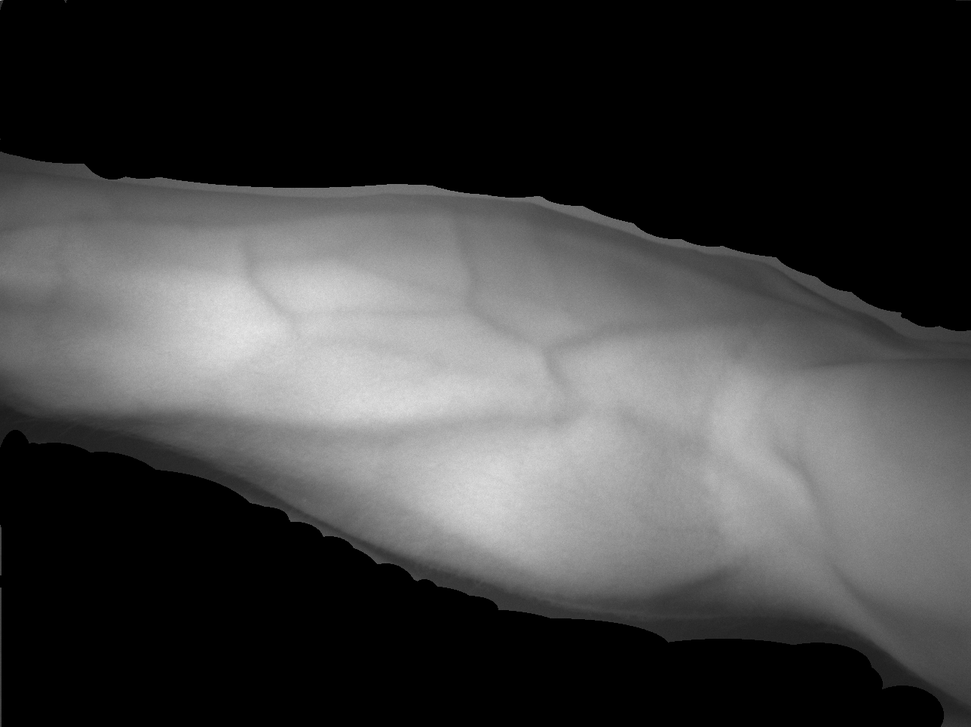
%> input picture Susana/MATLAB/jeppapaint.png, 971 x 727 px, shrunk from 1288 x 964 before the run
$ octave test.m   (GNU Octave 9; MATLAB toolbox functions it lacks are replaced by stand-ins)
%> lines starting %> are read from the running program, lines starting %| are printed output that depends on the picture
### Susana/MATLAB/padzeros.m
%set non-arm values to zero (by using appropriate treshhold (this need to
%be tweeked))
%We need to take the images with a black background. It seems to be working

function PZ = padzeros (matrix)

matrix(matrix < 80.0) = [NaN];

PZ = matrix;

end

### Susana/MATLAB/test.m
Im1 = imread('jeppapaint.png');
%> Im1 is the input picture: size 727x971x3 uint8; min 0, max 231, mean 64.7
Im = double(rgb2gray(Im1));
%smooth = imgaussfilt(Im,1);
aver = [1 2 1; 2 4 2; 1 2 1]/16;
Imaver = conv2(Im, aver);
sharpy = imsharpen(Imaver);
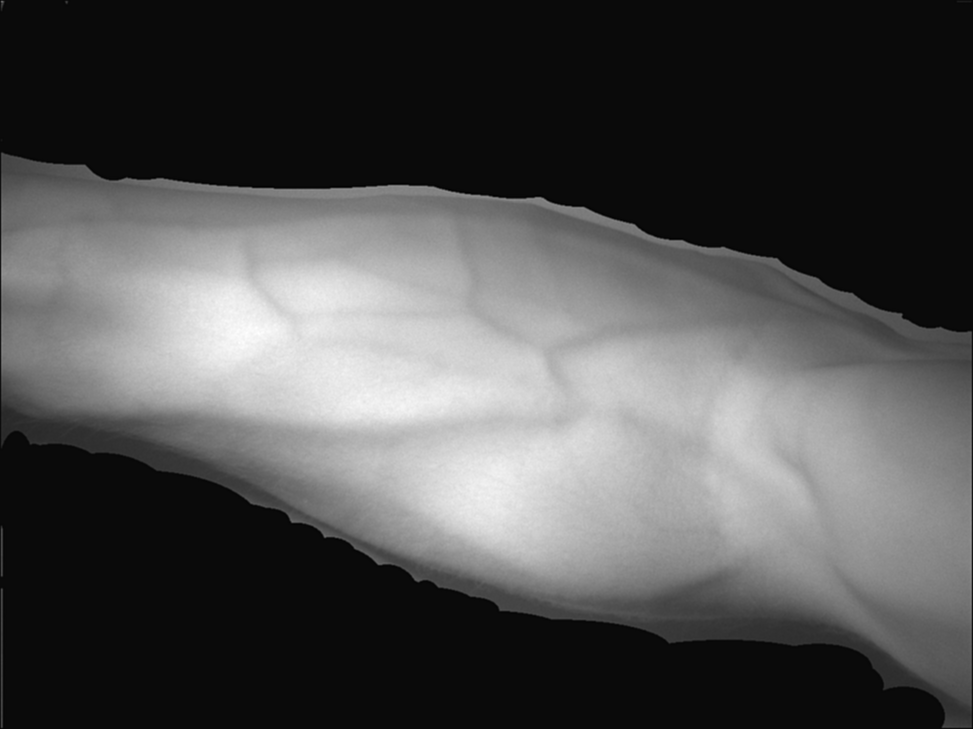
%> sharpy: size 729x973 double; min -9.42, max 228.4, mean 64.4; drawn with min black and max white
paddedmatrix = padzeros(sharpy);
%> in padzeros, `matrix(matrix < 80.0) = [NaN];`:
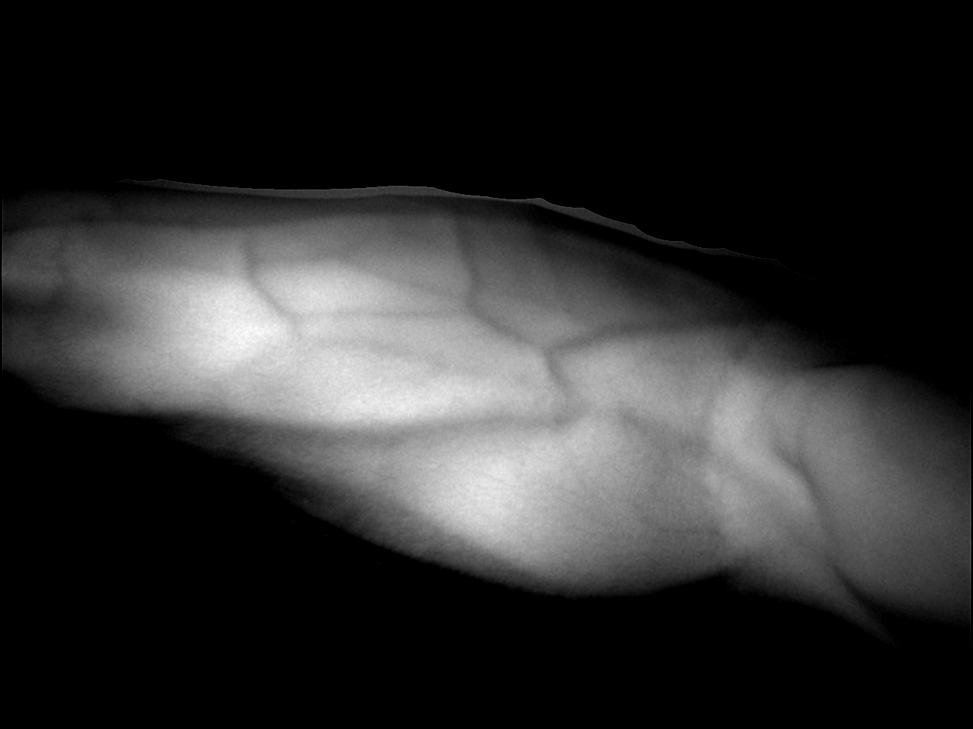
%> matrix: size 729x973 double; 58.49% of the values are NaN or infinite; the others: min 80, max 228.4, mean 144.1; drawn with min black, max white, NaN and infinite black
Image= uint8(paddedmatrix);
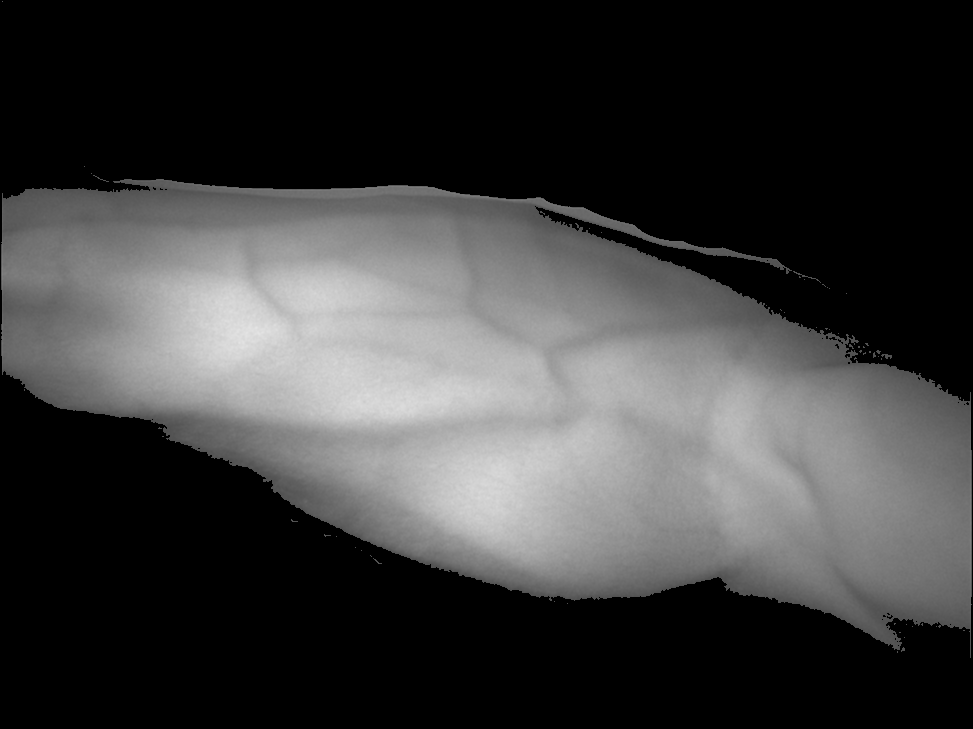
%> Image: size 729x973 uint8; min 0, max 228, mean 59.8
%picture = butterworth(Imaver);

figure(1)
imshow(Image)

figure(2)
mesh(paddedmatrix)
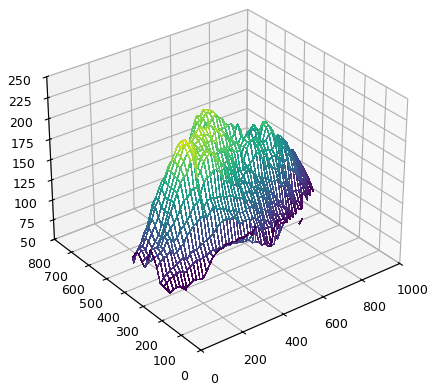
%> figure redrawn from the program's plot data

%> (the run ends here)

$ run again, with Susana/MATLAB/David.png copied over Susana/MATLAB/jeppapaint.png
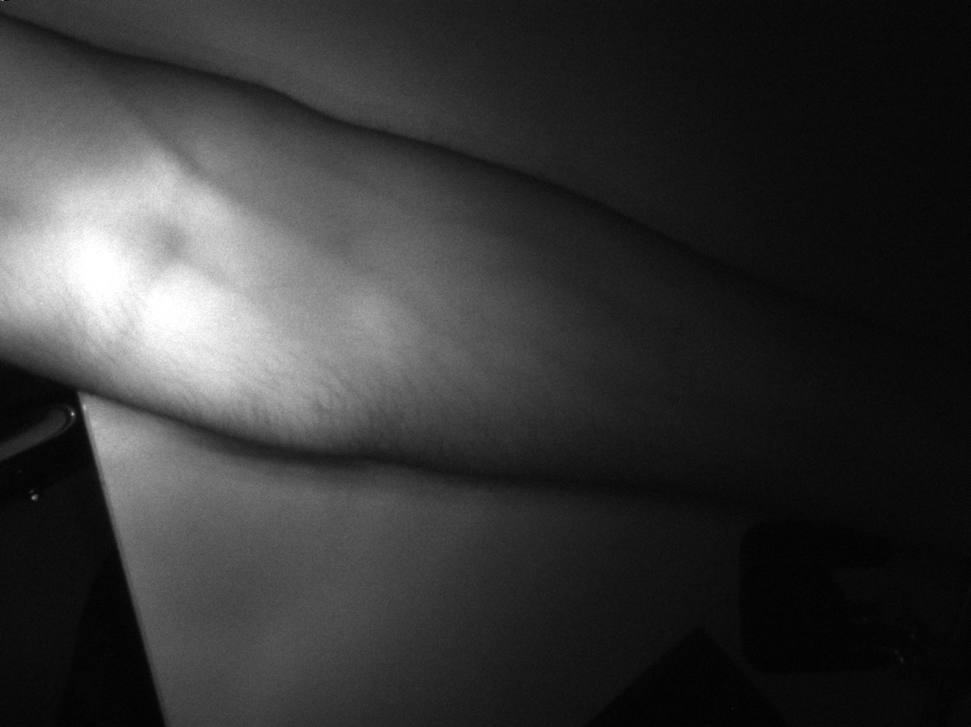
%> input picture Susana/MATLAB/David.png, 971 x 727 px, shrunk from 1288 x 964 before the run
%> Im1 is the input picture: size 727x971 uint8; min 0, max 255, mean 54.4
%> `Image= uint8(paddedmatrix);`:
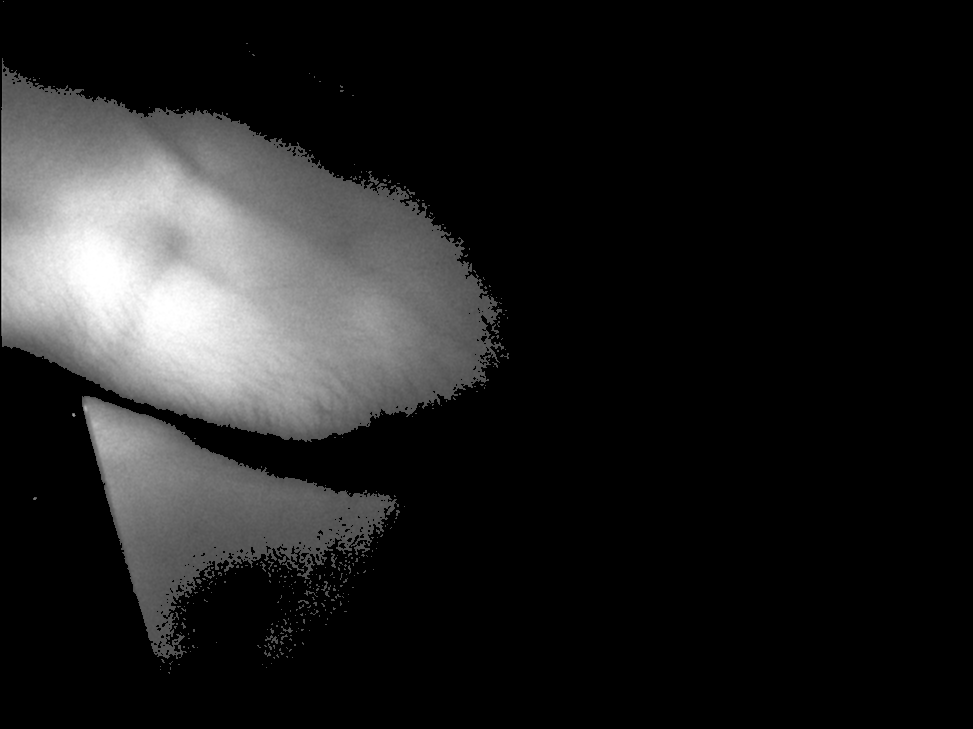
%> Image: size 729x973 uint8; min 0, max 255, mean 31.9
%> `mesh(paddedmatrix)`:
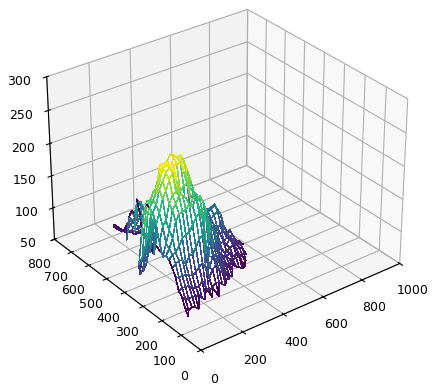
%> figure redrawn from the program's plot data

$ run again, with Susana/MATLAB/Johanna.png copied over Susana/MATLAB/jeppapaint.png
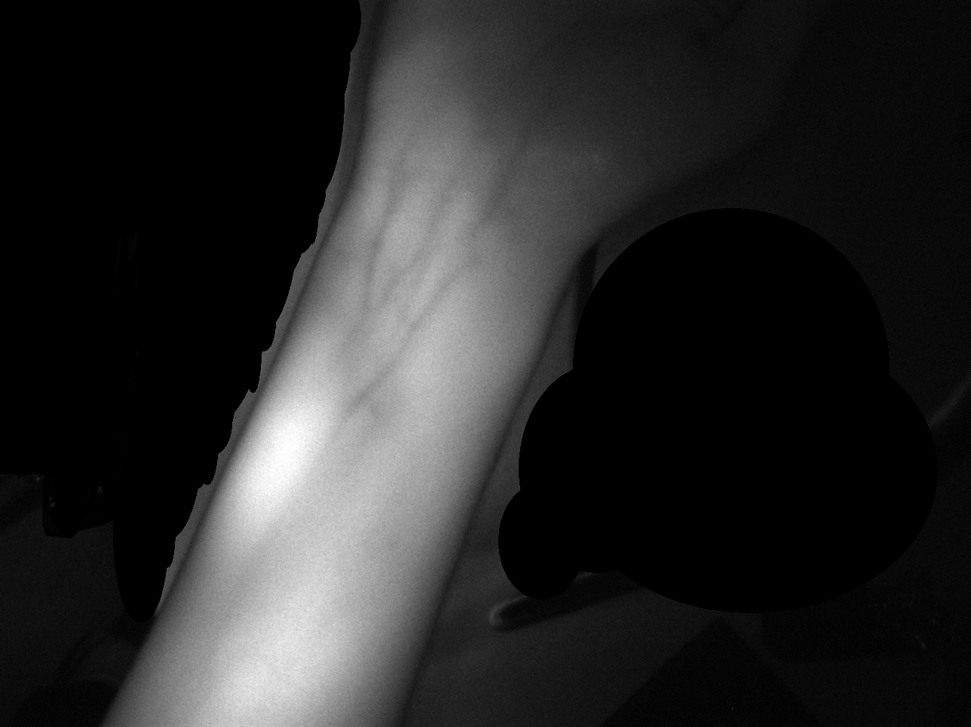
%> input picture Susana/MATLAB/Johanna.png, 971 x 727 px, shrunk from 1288 x 964 before the run
%> Im1 is the input picture: size 727x971x3 uint8; min 0, max 255, mean 40.6
%> in padzeros, `matrix(matrix < 80.0) = [NaN];`:
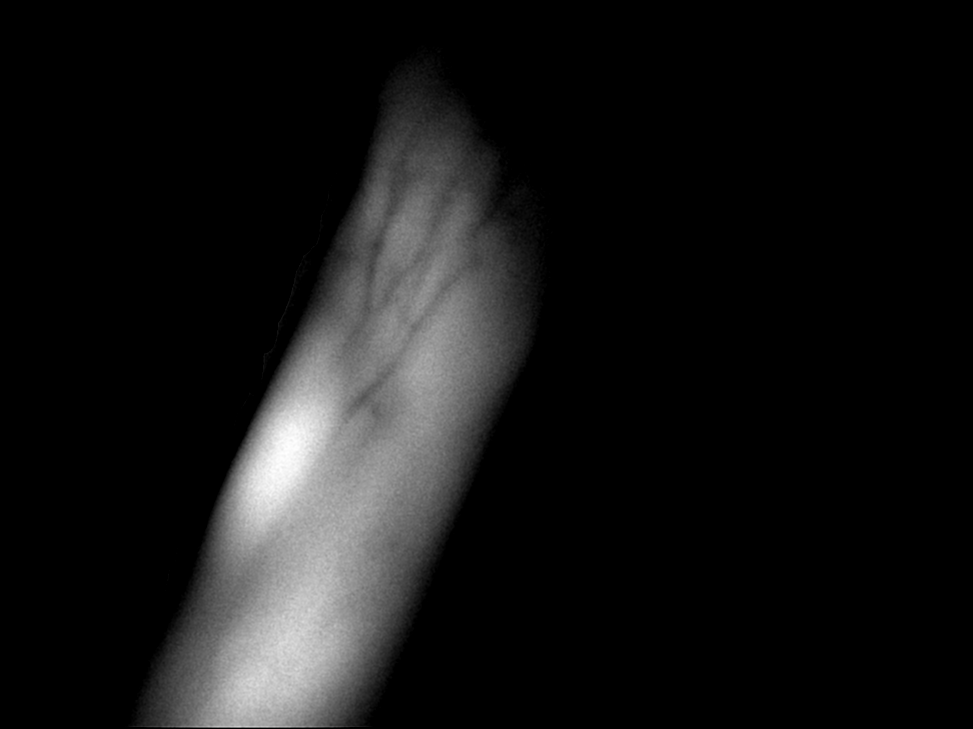
%> matrix: size 729x973 double; 79.56% of the values are NaN or infinite; the others: min 80, max 255.3, mean 153.2; drawn with min black, max white, NaN and infinite black
%> `mesh(paddedmatrix)`:
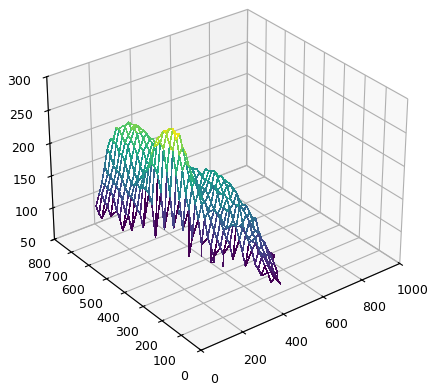
%> figure redrawn from the program's plot data
